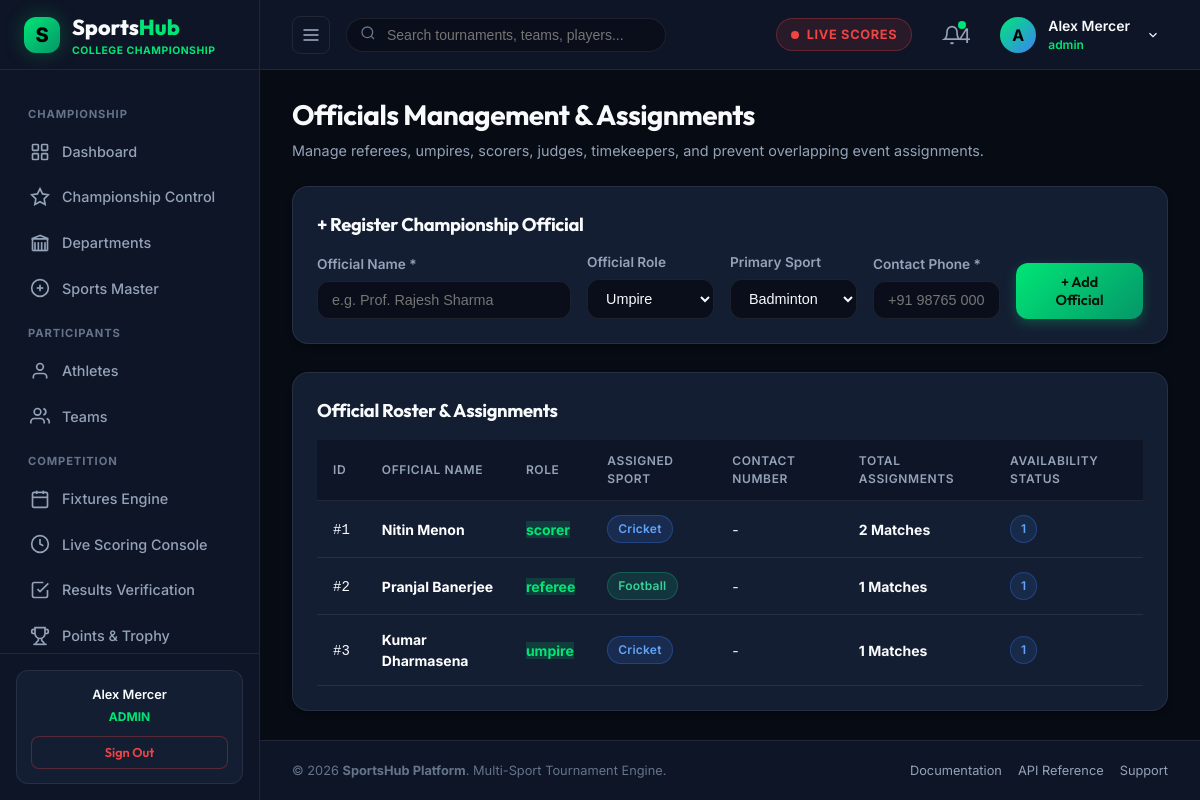
The app's page /admin/officials.php (signed in) with its own data.
### tables this page shows
CREATE TABLE `users` (
  `id` int(10) unsigned NOT NULL AUTO_INCREMENT,
  `name` varchar(100) NOT NULL,
  `email` varchar(150) NOT NULL,
  `password` varchar(255) NOT NULL,
  `role` enum('admin','organizer','scorer','official','team_manager','player') NOT NULL DEFAULT 'player',
  `profile_image` varchar(255) DEFAULT 'assets/images/default-avatar.png',
  `status` tinyint(1) DEFAULT 1,
  `created_at` datetime DEFAULT current_timestamp(),
  `updated_at` datetime DEFAULT current_timestamp() ON UPDATE current_timestamp(),
  PRIMARY KEY (`id`),
  UNIQUE KEY `email` (`email`),
  KEY `idx_users_role` (`role`),
  KEY `idx_users_email` (`email`)
);

CREATE TABLE `officials` (
  `id` int(10) unsigned NOT NULL AUTO_INCREMENT,
  `user_id` int(10) unsigned DEFAULT NULL,
  `name` varchar(100) NOT NULL,
  `role` enum('referee','umpire','scorer','judge','official') DEFAULT 'official',
  `phone` varchar(20) DEFAULT NULL,
  `email` varchar(150) DEFAULT NULL,
  `sport_id` int(10) unsigned NOT NULL,
  `status` tinyint(1) DEFAULT 1,
  `created_at` datetime DEFAULT current_timestamp(),
  PRIMARY KEY (`id`),
  KEY `fk_officials_user` (`user_id`),
  KEY `fk_officials_sport` (`sport_id`),
  CONSTRAINT `fk_officials_sport` FOREIGN KEY (`sport_id`) REFERENCES `sports` (`id`),
  CONSTRAINT `fk_officials_user` FOREIGN KEY (`user_id`) REFERENCES `users` (`id`) ON DELETE SET NULL
);

CREATE TABLE `sports` (
  `id` int(10) unsigned NOT NULL AUTO_INCREMENT,
  `name` varchar(50) NOT NULL,
  `slug` varchar(60) NOT NULL,
  `description` text DEFAULT NULL,
  `icon` varchar(255) DEFAULT NULL,
  `status` tinyint(1) DEFAULT 1,
  `created_at` datetime DEFAULT current_timestamp(),
  PRIMARY KEY (`id`),
  UNIQUE KEY `name` (`name`),
  UNIQUE KEY `slug` (`slug`)
);

### admin/officials.php (the view, shortened to what the rows shown need)
<?php
require_once __DIR__ . '/../includes/config.php';
require_once __DIR__ . '/../includes/database.php';
require_once __DIR__ . '/../includes/auth.php';
$db = getDB();
$officials = [];
if ($db->getConnection()) {
    $officials = fetchAll("
        SELECT o.*, s.name as sport_name,
               (SELECT COUNT(*) FROM matches m WHERE m.official_id = o.id) as match_count
        FROM officials o
        LEFT JOIN sports s ON o.sport_id = s.id
        ORDER BY o.id ASC
    ");
}
include_once __DIR__ . '/../includes/header.php';
?>
<div class="dashboard-header">
  <div class="dashboard-title-group">
    <h1>Officials Management & Assignments</h1>
  </div>
</div>
<div class="card" style="margin-bottom: 28px;">
  <div class="section-header" style="margin-bottom: 14px;">
    <h2>+ Register Championship Official</h2>
  </div>
</div>
<div class="card">
  <div class="section-header" style="margin-bottom: 16px;">
    <h2>Official Roster & Assignments</h2>
  </div>
  <div class="table-responsive">
    <table class="sports-table">
      <thead>
        <tr>
          <th>ID</th>
          <th>Official Name</th>
          <th>Role</th>
          <th>Assigned Sport</th>
          <th>Contact Number</th>
          <th>Total Assignments</th>
          <th>Availability Status</th>
        </tr>
      </thead>
      <tbody>
        <?php foreach ($officials as $o): ?>
          <tr>
            <td><code>#<?php echo $o['id']; ?></code></td>
            <td><strong style="color: #fff;"><?php echo htmlspecialchars($o['name']); ?></strong></td>
            <td>
              <span class="badge" style="background: rgba(0, 230, 118, 0.15); color: var(--accent-green); font-weight: 700;">
                <?php echo htmlspecialchars($o['role']); ?>
              </span>
            </td>
            <td><?php echo getSportBadge($o['sport_name'] ?? 'General'); ?></td>
            <td><?php echo htmlspecialchars($o['phone'] ?? $o['contact'] ?? '-'); ?></td>
            <td><strong><?php echo (int)($o['match_count'] ?? $o['assignments'] ?? 0); ?> Matches</strong></td>
            <td>
              <span class="status-badge <?php echo ($o['status'] ?? 'Available') === 'Available' ? 'badge-active' : 'badge-scheduled'; ?>">
                <?php echo htmlspecialchars($o['status'] ?? 'Available'); ?>
              </span>
            </td>
          </tr>
        <?php endforeach; ?>
      </tbody>
    </table>
  </div>
</div>
<?php include_once __DIR__ . '/../includes/footer.php'; ?>

### includes/header.php (shortened to what the rows shown need)
<?php
require_once __DIR__ . '/config.php';
require_once __DIR__ . '/auth.php';
$currentUser = currentUser();
$userName = $currentUser['name'] ?? 'Alex Mercer';
?>
<!DOCTYPE html>
<html lang="en">
<head>
  <link rel="stylesheet" href="<?php echo BASE_URL; ?>/assets/css/style.css">
  <link rel="stylesheet" href="<?php echo BASE_URL; ?>/assets/css/dashboard.css">
  <link rel="stylesheet" href="<?php echo BASE_URL; ?>/assets/css/tournament.css">
</head>
<body>
<div class="app-layout">
  <?php include_once __DIR__ . '/sidebar.php'; ?>
  <div class="main-wrapper" id="mainWrapper">
    <header class="top-header">
      <div class="header-right">
        <div class="user-profile-wrapper" style="position:relative;">
          <div class="user-profile-menu" onclick="toggleUserDropdown()" id="userProfileBtn">
            <div class="user-avatar-placeholder" style="width:36px;height:36px;border-radius:50%;background:linear-gradient(135deg, #00e676, #3b82f6);display:flex;align-items:center;justify-content:center;font-weight:700;color:#000;">
              <?php echo strtoupper(substr($userName, 0, 1)); ?>
            </div>
            <div class="user-info">
              <span class="user-name"><?php echo htmlspecialchars($userName); ?></span>
              <span class="user-role" style="color:var(--accent-green); font-weight:600;"><?php echo htmlspecialchars($userRole); ?></span>
            </div>
            <svg width="14" height="14" viewBox="0 0 24 24" fill="none" stroke="currentColor" stroke-width="2" style="margin-left:4px;"><polyline points="6 9 12 15 18 9"/></svg>
          </div>
        </div>
      </div>
    </header>
    <main class="page-content">

### includes/sidebar.php (shortened to what the rows shown need)
<?php
require_once __DIR__ . '/auth.php';
$user = currentUser();
$userRole = strtolower($user['role'] ?? 'admin');
?>
<aside class="app-sidebar" id="appSidebar">
  <div class="sidebar-footer">
    <div class="quick-support-card">
      <p style="font-weight:600; color:var(--text-main); margin-bottom:4px;"><?php echo htmlspecialchars($user['name'] ?? 'User'); ?></p>
      <div style="font-size:0.75rem; color:var(--accent-green); text-transform:uppercase; font-weight:700; margin-bottom:10px;">
        <?php echo htmlspecialchars($userRole); ?>
      </div>
      <a href="<?php echo BASE_URL; ?>/auth/logout.php" class="btn btn-secondary btn-sm" style="width:100%; color:var(--accent-red); border-color:rgba(239,68,68,0.3);">
        Sign Out
      </a>
    </div>
  </div>
</aside>

### includes/config.php (shortened to what the rows shown need)
<?php
function getSportBadge($sportName) {
    $colors = [
        'Cricket'      => 'badge-cricket',
        'Football'     => 'badge-football',
        'Kabaddi'      => 'badge-kabaddi',
        'Basketball'   => 'badge-basketball',
        'Volleyball'   => 'badge-volleyball',
        'Badminton'    => 'badge-badminton',
        'Tennis'       => 'badge-tennis',
        'Table Tennis' => 'badge-table-tennis',
    ];
    $class = $colors[$sportName] ?? 'badge-generic';
    return "<span class=\"sport-badge {$class}\">" . htmlspecialchars($sportName) . "</span>";
}

### records on screen
users: name "Alex Mercer", role "ADMIN", name "A", role "admin"
officials: id "1", name "Nitin Menon", role "scorer", sport.name "Cricket", phone "-", match_count "2", status "1"
officials: id "2", name "Pranjal Banerjee", role "referee", sport.name "Football", phone "-", match_count "1", status "1"
officials: id "3", name "Kumar Dharmasena", role "umpire", sport.name "Cricket", phone "-", match_count "1", status "1"

### other values on screen
$initialUnread "4"
form field sport_id "Badminton"
